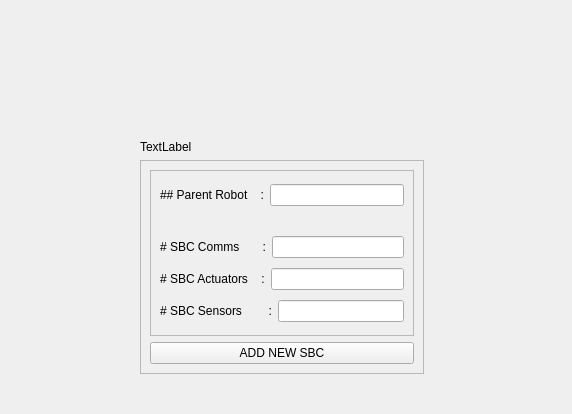
<?xml version="1.0" encoding="UTF-8"?>
<ui version="4.0">
 <class>Form</class>
 <widget class="QWidget" name="Form">
  <property name="geometry">
   <rect>
    <x>0</x>
    <y>0</y>
    <width>572</width>
    <height>414</height>
   </rect>
  </property>
  <property name="windowTitle">
   <string>Form</string>
  </property>
  <widget class="QWidget" name="layoutWidget">
   <property name="geometry">
    <rect>
     <x>140</x>
     <y>140</y>
     <width>284</width>
     <height>234</height>
    </rect>
   </property>
   <layout class="QVBoxLayout" name="verticalLayout_5">
    <item>
     <widget class="QLabel" name="label_2">
      <property name="sizePolicy">
       <sizepolicy hsizetype="Preferred" vsizetype="Maximum">
        <horstretch>0</horstretch>
        <verstretch>0</verstretch>
       </sizepolicy>
      </property>
      <property name="text">
       <string>TextLabel</string>
      </property>
     </widget>
    </item>
    <item>
     <widget class="QFrame" name="frame_7">
      <property name="frameShape">
       <enum>QFrame::StyledPanel</enum>
      </property>
      <property name="frameShadow">
       <enum>QFrame::Raised</enum>
      </property>
      <layout class="QVBoxLayout" name="verticalLayout_7">
       <item>
        <widget class="QFrame" name="frame_9">
         <property name="frameShape">
          <enum>QFrame::StyledPanel</enum>
         </property>
         <property name="frameShadow">
          <enum>QFrame::Raised</enum>
         </property>
         <layout class="QVBoxLayout" name="verticalLayout_4">
          <item>
           <layout class="QHBoxLayout" name="horizontalLayout_5">
            <item>
             <widget class="QLabel" name="label_3">
              <property name="text">
               <string>## Parent Robot    :</string>
              </property>
             </widget>
            </item>
            <item>
             <widget class="QLineEdit" name="lineEdit_4"/>
            </item>
           </layout>
          </item>
          <item>
           <spacer name="horizontalSpacer">
            <property name="orientation">
             <enum>Qt::Horizontal</enum>
            </property>
            <property name="sizeHint" stdset="0">
             <size>
              <width>40</width>
              <height>20</height>
             </size>
            </property>
           </spacer>
          </item>
          <item>
           <layout class="QHBoxLayout" name="horizontalLayout_6">
            <item>
             <widget class="QLabel" name="label_4">
              <property name="text">
               <string># SBC Comms       :</string>
              </property>
             </widget>
            </item>
            <item>
             <widget class="QLineEdit" name="lineEdit_2"/>
            </item>
           </layout>
          </item>
          <item>
           <layout class="QHBoxLayout" name="horizontalLayout_7">
            <item>
             <widget class="QLabel" name="label_5">
              <property name="text">
               <string># SBC Actuators    :</string>
              </property>
             </widget>
            </item>
            <item>
             <widget class="QLineEdit" name="lineEdit_3"/>
            </item>
           </layout>
          </item>
          <item>
           <layout class="QHBoxLayout" name="horizontalLayout_8">
            <item>
             <widget class="QLabel" name="label_6">
              <property name="text">
               <string># SBC Sensors        :</string>
              </property>
             </widget>
            </item>
            <item>
             <widget class="QLineEdit" name="lineEdit"/>
            </item>
           </layout>
          </item>
         </layout>
        </widget>
       </item>
       <item>
        <widget class="QPushButton" name="pushButton_4">
         <property name="text">
          <string>ADD NEW SBC</string>
         </property>
        </widget>
       </item>
      </layout>
     </widget>
    </item>
   </layout>
  </widget>
 </widget>
 <resources/>
 <connections/>
</ui>
